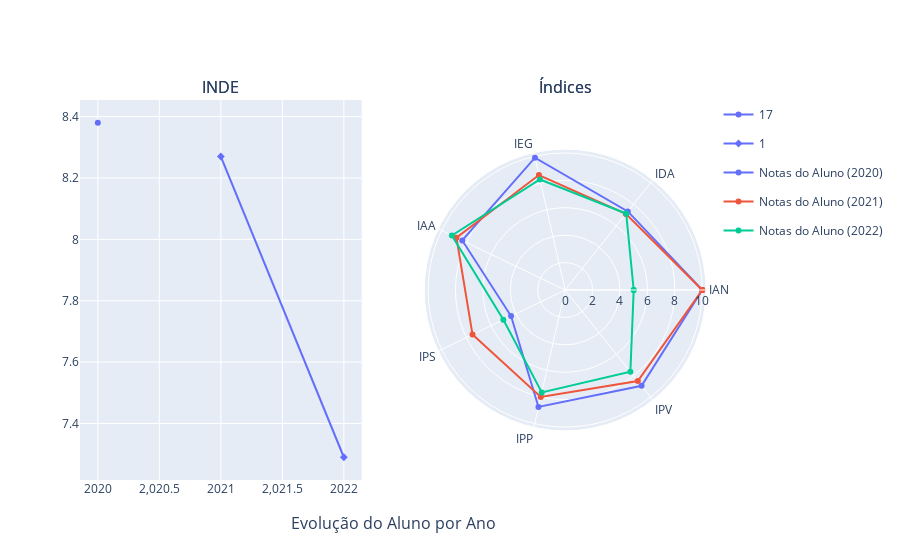

The code cell stored with this chart in its notebook:
### Code cell
fig = make_subplots(rows=1, cols=2, specs=[[{'type': 'scatter'}, {'type': 'polar'}]],
                    subplot_titles=('INDE', 'Índices'), column_titles=('INDE', 'Índices'), x_title="Evolução do Aluno por Ano")
fig1 = px.line(df1, x="ANO_PESQUISA", y="INDE", markers=True, template="plotly_white",  symbol='SYMBOL')
fig2 = px.line_polar(teste2, r="Nota", theta="Indice", color="Legenda",
                    line_close=True, markers=True, range_r=[0,10], start_angle=0, direction='counterclockwise')

fig.add_traces(list(fig1.select_traces()),1,1)
fig.add_traces(list(fig2.select_traces()),1,2)
fig.show()

### Figure 1 — Plotly figure (JSON) as saved in the notebook; plotly's stock layout.template omitted (floating-point values rounded to 4 significant figures)
{"data": [{"hovertemplate": "SYMBOL=17<br>ANO_PESQUISA=%{x}<br>INDE=%{y}<extra></extra>", "legendgroup": "17", "line": {"color": "#636efa", "dash": "solid"}, "marker": {"symbol": "circle"}, "mode": "lines+markers", "name": "17", "orientation": "v", "showlegend": true, "x": [2020], "xaxis": "x", "y": [8.38], "yaxis": "y", "type": "scatter"}, {"hovertemplate": "SYMBOL=1<br>ANO_PESQUISA=%{x}<br>INDE=%{y}<extra></extra>", "legendgroup": "1", "line": {"color": "#636efa", "dash": "solid"}, "marker": {"symbol": "diamond"}, "mode": "lines+markers", "name": "1", "orientation": "v", "showlegend": true, "x": [2021, 2022], "xaxis": "x", "y": [8.27, 7.29], "yaxis": "y", "type": "scatter"}, {"hovertemplate": "Legenda=Notas do Aluno (2020)<br>Nota=%{r}<br>Indice=%{theta}<extra></extra>", "legendgroup": "Notas do Aluno (2020)", "line": {"color": "#636efa", "dash": "solid"}, "marker": {"symbol": "circle"}, "mode": "lines+markers", "name": "Notas do Aluno (2020)", "r": [10.0, 7.33, 9.9, 8.33, 4.38, 8.75, 8.94, 10.0], "showlegend": true, "subplot": "polar", "theta": ["IAN", "IDA", "IEG", "IAA", "IPS", "IPP", "IPV", "IAN"], "type": "scatterpolar"}, {"hovertemplate": "Legenda=Notas do Aluno (2021)<br>Nota=%{r}<br>Indice=%{theta}<extra></extra>", "legendgroup": "Notas do Aluno (2021)", "line": {"color": "#EF553B", "dash": "solid"}, "marker": {"symbol": "circle"}, "mode": "lines+markers", "name": "Notas do Aluno (2021)", "r": [10.0, 7.1, 8.6, 8.8, 7.5, 8.0, 8.5, 10.0], "showlegend": true, "subplot": "polar", "theta": ["IAN", "IDA", "IEG", "IAA", "IPS", "IPP", "IPV", "IAN"], "type": "scatterpolar"}, {"hovertemplate": "Legenda=Notas do Aluno (2022)<br>Nota=%{r}<br>Indice=%{theta}<extra></extra>", "legendgroup": "Notas do Aluno (2022)", "line": {"color": "#00cc96", "dash": "solid"}, "marker": {"symbol": "circle"}, "mode": "lines+markers", "name": "Notas do Aluno (2022)", "r": [5.0, 7.14, 8.27, 9.17, 5.0, 7.66, 7.63, 5.0], "showlegend": true, "subplot": "polar", "theta": ["IAN", "IDA", "IEG", "IAA", "IPS", "IPP", "IPV", "IAN"], "type": "scatterpolar"}], "layout": {"xaxis": {"anchor": "y", "domain": [0.0, 0.45]}, "yaxis": {"anchor": "x", "domain": [0.0, 1.0]}, "polar": {"domain": {"x": [0.55, 1.0], "y": [0.0, 1.0]}}, "annotations": [{"font": {"size": 16}, "showarrow": false, "text": "INDE", "x": 0.225, "xanchor": "center", "xref": "paper", "y": 1.0, "yanchor": "bottom", "yref": "paper"}, {"font": {"size": 16}, "showarrow": false, "text": "Índices", "x": 0.775, "xanchor": "center", "xref": "paper", "y": 1.0, "yanchor": "bottom", "yref": "paper"}, {"font": {"size": 16}, "showarrow": false, "text": "INDE", "x": 0.225, "xanchor": "center", "xref": "paper", "y": 1.0, "yanchor": "bottom", "yref": "paper"}, {"font": {"size": 16}, "showarrow": false, "text": "Índices", "x": 0.775, "xanchor": "center", "xref": "paper", "y": 1.0, "yanchor": "bottom", "yref": "paper"}, {"font": {"size": 16}, "showarrow": false, "text": "Evolução do Aluno por Ano", "x": 0.5, "xanchor": "center", "xref": "paper", "y": 0, "yanchor": "top", "yref": "paper", "yshift": -30}]}}
